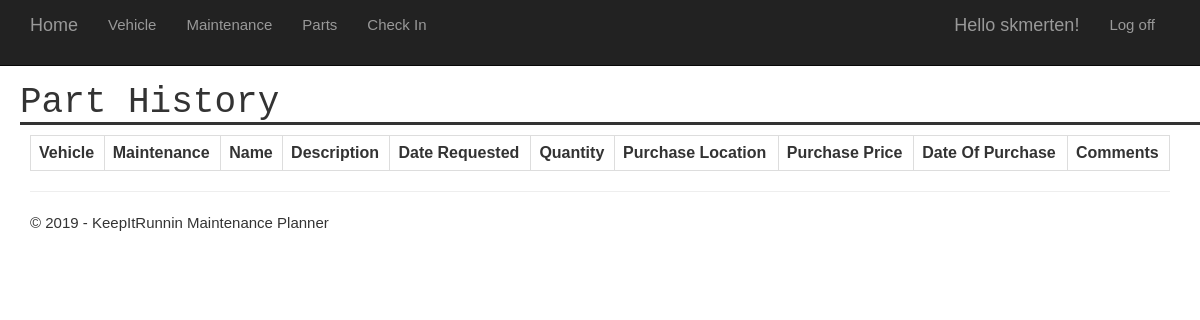
The app's page /parts/history/ (signed in), older data.
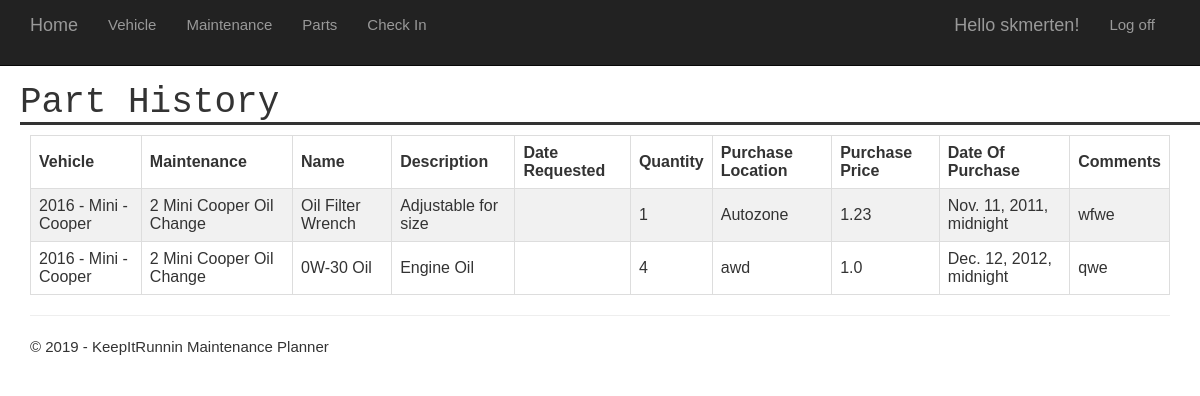
The same page, newer data.
### app/models.py (models this page shows, shortened)
class Part_History(models.Model):
    part = models.ForeignKey(Part, on_delete=models.CASCADE)
    purchase_location = models.CharField(max_length=250,null=True)
    purchase_price = models.CharField(max_length=50,null=True)
    date_of_purchase = models.DateTimeField(null=True)
    after_comments = models.CharField(max_length=250,null=True)

class Part(models.Model):
    maintenance = models.ForeignKey(Maintenance, on_delete=models.CASCADE)
    part_name = models.CharField(max_length=250)
    part_description = models.CharField(max_length=250,null=True)
    quantity = models.IntegerField(max_length=None)
    date_requested = models.DateTimeField(auto_now_add=True)
    need_by_date = models.DateTimeField(null=True)
    comments = models.CharField(max_length=250,null=True)
    status = models.BooleanField()

class Maintenance(models.Model):
    vehicle = models.ForeignKey(Vehicle, on_delete=models.CASCADE)
    name = models.CharField(max_length=100)
    description = models.CharField(max_length=100,null=True)
    months = models.IntegerField(max_length=None)
    miles = models.IntegerField(max_length=None)
    materials = models.CharField(max_length=250,null=True)
    comments = models.CharField(max_length=250,null=True)
    def __str__(self):
        return str(self.pk) + ' ' + self.vehicle.make + ' ' + self.vehicle.model + ' ' +  self.name

class Vehicle(models.Model):
    user = models.ForeignKey(User, on_delete=models.CASCADE)
    year = models.IntegerField(max_length=None)
    make = models.CharField(max_length=100)
    model = models.CharField(max_length=100)
    trim = models.CharField(max_length=100)
    mileage = models.IntegerField(max_length=None)
    image = models.ImageField(blank=True, null=True)
    vehicle_creation = models.DateTimeField(auto_now_add=True)
    def __str__(self):
        return str(self.year) + ' - ' + self.make + ' - ' + self.model

### app/views.py (the view)
# urls.py: path('parts/history/', app.views.viewPartHist, name='viewPartHist'),
@login_required(login_url='/login')
def viewPartHist(request):
    part_hist = Part_History.objects.filter(part__maintenance__vehicle__user = request.user)
    assert isinstance(request, HttpRequest)
    return render(
        request,
        'app/viewPartHist.html',
        {
            'title':'Part History',
            'year':datetime.now().year,
            'part':part_hist
        }
    )

### app/templates/app/viewPartHist.html
{% extends "app/layout.html" %}
{% block content %}
<div>
	<table id="partsList">
	  <tr>
		<th>Vehicle</th>
		<th>Maintenance</th>
		<th>Name</th>
		<th>Description</th>
		<th>Date Requested</th>
		<th>Quantity</th>
		<th>Purchase Location</th>
	    <th>Purchase Price</th>
        <th>Date Of Purchase</th>
        <th>Comments</th>
      </tr>
      {% for each in part %}
	      <tr>
            <td>{{each.part.maintenance.vehicle}}</td>
            <td>{{each.part.maintenance}}</td>
            <td>{{each.part.part_name}}</td>
            <td>{{each.part.part_description}}</td>
            <td>{{each.date_requested}}</td>
            <td>{{each.part.quantity}}</td>
            <td>{{each.purchase_location}}</td>
            <td>{{each.purchase_price}}</td>
            <td>{{each.date_of_purchase}}</td>
            <td>{{each.after_comments}}</td>
	      </tr>
      {% endfor %}
	</table>
</div>
{% endblock %}

Row changes from the older to the newer data that the page shows:
added Part_History: part.maintenance.vehicle "2016 - Mini - Cooper", part.maintenance "2 Mini Cooper Oil Change", part.part_name "Oil Filter Wrench", part.part_description "Adjustable for size", part.quantity "1", purchase_location "Autozone", purchase_price "1.23", date_of_purchase "Nov. 11, 2011, midnight", after_comments "wfwe"
added Part_History: part.maintenance.vehicle "2016 - Mini - Cooper", part.maintenance "2 Mini Cooper Oil Change", part.part_name "0W-30 Oil", part.part_description "Engine Oil", part.quantity "4", purchase_location "awd", purchase_price "1.0", date_of_purchase "Dec. 12, 2012, midnight", after_comments "qwe"
